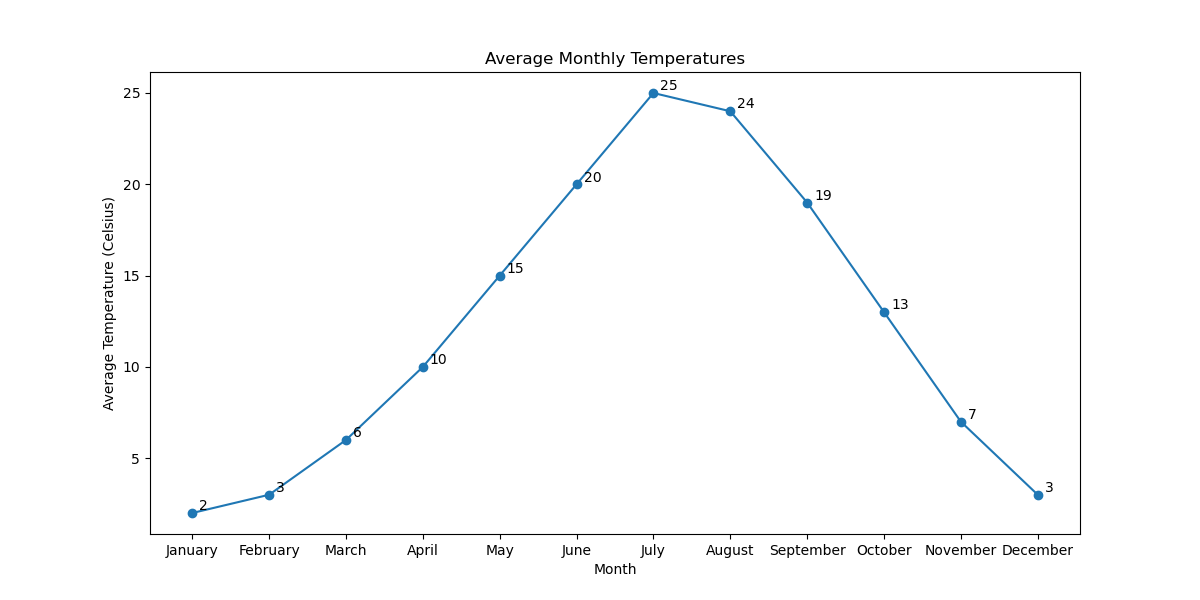

Generate this figure with Python:

import matplotlib.pyplot as plt

# Data for plotting
months = ['January', 'February', 'March', 'April', 'May', 'June', 'July', 'August', 'September', 'October', 'November', 'December']
average_temperature = [2, 3, 6, 10, 15, 20, 25, 24, 19, 13, 7, 3]

# Create a new figure with specific width and height
plt.figure(figsize=(12, 6))

# Plotting the line chart with a specific color scheme
plt.plot(months, average_temperature, marker='o', linestyle='-', color='#1f77b4')  # Blue color

# Assign annotations/labels to specific data points to provide additional information
for i, temp in enumerate(average_temperature):
    plt.annotate(str(temp), xy=(months[i], temp), xytext=(5, 2), textcoords='offset points')

# Modify the chart title and labels
plt.title('Average Monthly Temperatures')
plt.xlabel('Month')
plt.ylabel('Average Temperature (Celsius)')

# Show the plot
plt.show()
